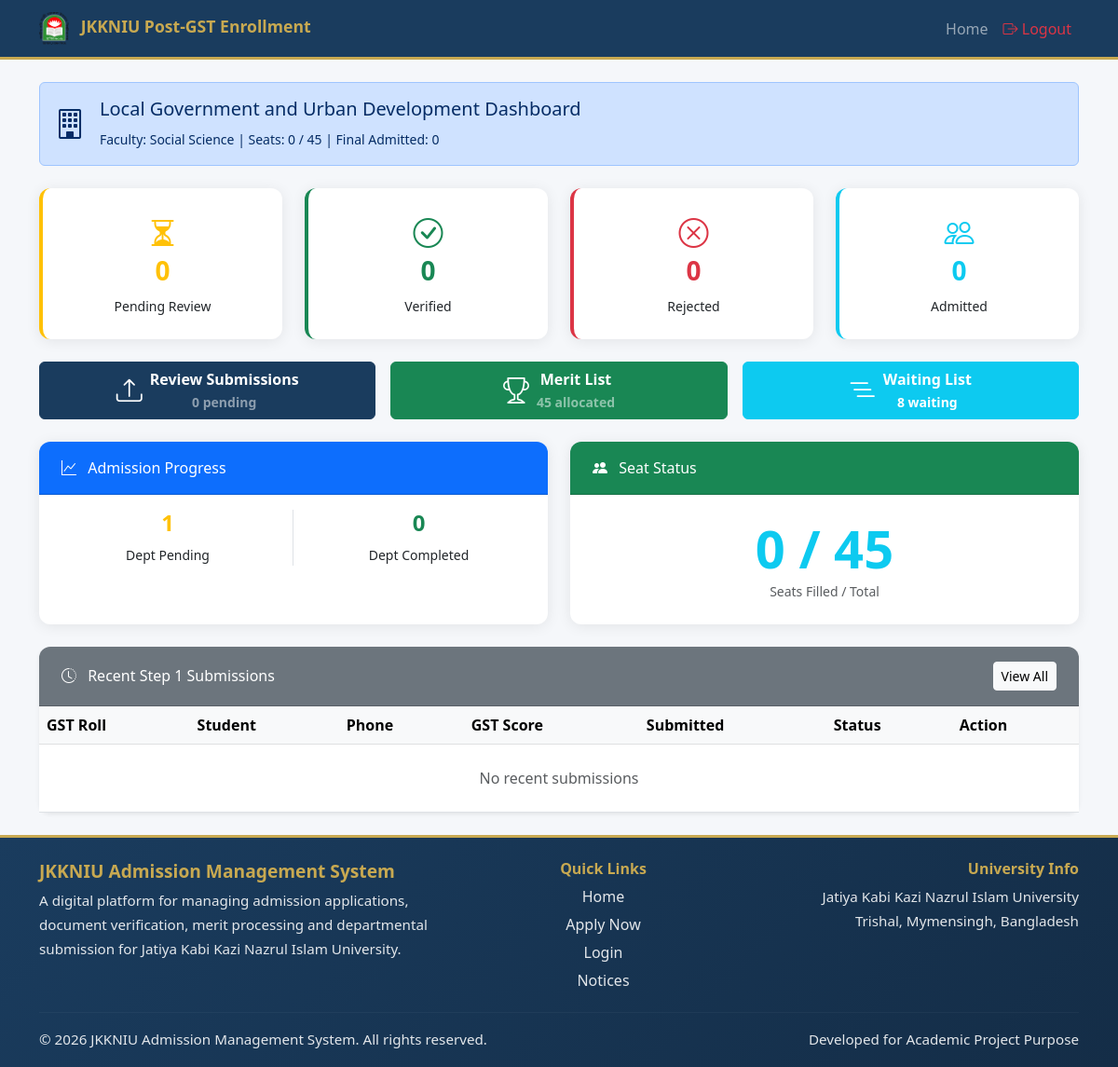
/dept_admin/dashboard.php (signed in), run on the app's committed database.
### tables this page shows
CREATE TABLE `departments` (
  `dept_id` int(11) NOT NULL,
  `dept_code` varchar(20) DEFAULT NULL,
  `faculty_id` int(11) NOT NULL,
  `dept_name` varchar(100) NOT NULL,
  `total_seats` int(11) DEFAULT 45,
  `created_at` timestamp NOT NULL DEFAULT current_timestamp()
);

### dept_admin/dashboard.php (the view, shortened to what this page needs)
<?php
require_once '../config/db.php';
$pdo->setAttribute(
    PDO::ATTR_ERRMODE,
    PDO::ERRMODE_EXCEPTION
);
$deptId = (int) ($_SESSION['dept_id'] ?? 0);
$stmt = $pdo->prepare($statsQuery);
$stmt->execute([$deptId]);
$stats = $stmt->fetch(
    PDO::FETCH_ASSOC
);
$deptName = (string) (
    $stats['dept_name']
    ?? $_SESSION['dept_name']
    ?? 'Your Department'
);
$recentQuery = "
    SELECT
        ds.dept_sub_id,
        ds.applicant_id,
        ds.dept_id,
        ds.submission_status,
        ds.submitted_at,
        COALESCE(
            NULLIF(TRIM(ga.full_name), ''),
            gic.full_name
        ) AS full_name,
        COALESCE(
            NULLIF(TRIM(ga.gst_roll), ''),
            gic.gst_roll
        ) AS gst_roll,
        COALESCE(
            ga.gst_score,
            gic.gst_score
        ) AS gst_score,
        COALESCE(
            NULLIF(TRIM(ga.phone), ''),
            gic.phone
        ) AS phone
    FROM dept_submissions ds
    INNER JOIN gst_applicants ga
        ON ga.applicant_id =
           ds.applicant_id
    LEFT JOIN gst_imported_candidates gic
        ON gic.applicant_id =
           ga.applicant_id
    WHERE ds.dept_id = ?
    ORDER BY
        ds.submitted_at DESC,
        ds.dept_sub_id DESC
    LIMIT 10
";
$stmtRecent = $pdo->prepare(
    $recentQuery
);
$stmtRecent->execute([
    $deptId
]);
$recent = $stmtRecent->fetchAll(
    PDO::FETCH_ASSOC
);
$progressQuery = "
    SELECT
        COUNT(
            DISTINCT CASE
                WHEN ap.dept_step = 'Pending'
                THEN ap.applicant_id
            END
        ) AS dept_pending,
        COUNT(
            DISTINCT CASE
                WHEN ap.dept_step = 'Done'
                THEN ap.applicant_id
            END
        ) AS dept_done
    FROM admission_progress ap
    INNER JOIN gst_imported_candidates gic
        ON gic.applicant_id =
           ap.applicant_id
    INNER JOIN merit_allocations ma
        ON ma.import_candidate_id =
           gic.import_candidate_id
       AND ma.dept_id = ?
       AND ma.allocation_status IN (
           'Allocated',
           'Admitted'
       )
       AND ma.allocation_id = (
           SELECT MAX(ma2.allocation_id)
           FROM merit_allocations ma2
           WHERE ma2.import_candidate_id =
                 gic.import_candidate_id
             AND ma2.allocation_status IN (
                 'Allocated',
                 'Admitted'
             )
       )
";
$stmtProgress = $pdo->prepare(
    $progressQuery
);
$stmtProgress->execute([
    $deptId
]);
$progress = $stmtProgress->fetch(
    PDO::FETCH_ASSOC
);
require_once '../includes/header.php';
require_once '../includes/navbar.php';
?>
<div class="container py-4">
    <div class="alert alert-primary d-flex align-items-center gap-3 mb-4">
        <i class="bi bi-building fs-2"></i>
        <div>
            <h5 class="mb-2">
                <?= htmlspecialchars(
                    $deptName,
                    ENT_QUOTES,
                    'UTF-8'
                ) ?>
                Dashboard
            </h5>
            <small>
                Faculty:
                <?= htmlspecialchars(
                    $stats['faculty_name'] ?? 'N/A',
                    ENT_QUOTES,
                    'UTF-8'
                ) ?>
                |
                Seats:
                <?= (int) $stats['final_admitted'] ?>
                /
                <?= (int) $stats['total_seats'] ?>
                |
                Final Admitted:
                <?= (int) $stats['final_admitted'] ?>
            </small>
        </div>
    </div>
    <div class="row g-4 mb-4">
        <div class="col-md-3">
            <div class="card border-start border-4 border-warning border-top-0 h-100">
                <div class="card-body text-center py-4">
                    <i class="bi bi-hourglass-split fs-2 text-warning mb-2"></i>
                    <div class="h3 fw-bold text-warning">
                        <?= (int) $stats['pending_submissions'] ?>
                    </div>
                    <small>Pending Review</small>
                </div>
            </div>
        </div>
        <div class="col-md-3">
            <div class="card border-start border-4 border-success border-top-0 h-100">
                <div class="card-body text-center py-4">
                    <i class="bi bi-check-circle fs-2 text-success mb-2"></i>
                    <div class="h3 fw-bold text-success">
                        <?= (int) $stats['verified_submissions'] ?>
                    </div>
                    <small>Verified</small>
                </div>
            </div>
        </div>
        <div class="col-md-3">
            <div class="card border-start border-4 border-danger border-top-0 h-100">
                <div class="card-body text-center py-4">
                    <i class="bi bi-x-circle fs-2 text-danger mb-2"></i>
                    <div class="h3 fw-bold text-danger">
                        <?= (int) $stats['rejected_submissions'] ?>
                    </div>
                    <small>Rejected</small>
                </div>
            </div>
        </div>
        <div class="col-md-3">
            <div class="card border-start border-4 border-info border-top-0 h-100">
                <div class="card-body text-center py-4">
                    <i class="bi bi-people fs-2 text-info mb-2"></i>
                    <div class="h3 fw-bold text-info">
                        <?= (int) $stats['final_admitted'] ?>
                    </div>
                    <small>Admitted</small>
                </div>
            </div>
        </div>
    </div>
    <div class="row g-3 mb-4">
        <div class="col-md-4">
            <a
                href="submissions.php?dept_id=<?= $deptId ?>"
                class="btn btn-primary w-100 h-100 d-flex align-items-center justify-content-center text-decoration-none"
            >
                <i class="bi bi-upload fs-3 me-2"></i>
                <span class="fw-bold text-center">
                    Review Submissions
                    <br>
                    <small class="text-white-50">
                        <?= (int) $stats['pending_submissions'] ?> pending
                    </small>
                </span>
            </a>
        </div>
        <div class="col-md-4">
            <a
                href="merit_list.php?dept_id=<?= $deptId ?>"
                class="btn btn-success w-100 h-100 d-flex align-items-center justify-content-center text-decoration-none"
            >
                <i class="bi bi-trophy fs-3 me-2"></i>
                <span class="fw-bold text-center">
                    Merit List
                    <br>
                    <small class="text-white-50">
                        <?= (int) $stats['allocated_count'] ?> allocated
                    </small>
                </span>
            </a>
        </div>
        <div class="col-md-4">
            <a
                href="waiting_list.php?dept_id=<?= $deptId ?>"
                class="btn btn-info w-100 h-100 d-flex align-items-center justify-content-center text-white text-decoration-none"
            >
                <i class="bi bi-list-nested fs-3 me-2"></i>
                <span class="fw-bold text-center">
                    Waiting List
                    <br>
                    <small>
                        <?= (int) $stats['waiting_count'] ?> waiting
                    </small>
                </span>
            </a>
        </div>
    </div>
    <div class="row g-4 mb-4">
        <div class="col-md-6">
            <div class="card h-100">
                <div class="card-header bg-primary text-white">
                    <i class="bi bi-graph-up me-2"></i>
                    Admission Progress
                </div>
                <div class="card-body">
                    <div class="row text-center">
                        <div class="col-6 border-end">
                            <div class="h4 fw-bold text-warning">
                                <?= (int) (
                                    $progress['dept_pending']
                                    ?? 0
                                ) ?>
                            </div>
                            <small>Dept Pending</small>
                        </div>
                        <div class="col-6">
                            <div class="h4 fw-bold text-success">
                                <?= (int) (
                                    $progress['dept_done']
                                    ?? 0
                                ) ?>
                            </div>
                            <small>Dept Completed</small>
                        </div>
                    </div>
                </div>
            </div>
        </div>
        <div class="col-md-6">
            <div class="card h-100">
                <div class="card-header bg-success text-white">
                    <i class="bi bi-people-fill me-2"></i>
                    Seat Status
                </div>
                <div class="card-body text-center py-4">
                    <div class="display-4 fw-bold text-info">
                        <?= (int) $stats['final_admitted'] ?>
                        /
                        <?= (int) $stats['total_seats'] ?>
                    </div>
                    <small class="text-muted">
                        Seats Filled / Total
                    </small>
                </div>
            </div>
        </div>
    </div>
    <div class="card shadow-sm">
        <div class="card-header bg-secondary text-white d-flex justify-content-between align-items-center">
            <span>
                <i class="bi bi-clock-history me-2"></i>
                Recent Step 1 Submissions
            </span>
            <a
                href="submissions.php?dept_id=<?= $deptId ?>"
                class="btn btn-sm btn-light"
            >
                View All
            </a>
        </div>
        <div class="table-responsive">
            <table class="table table-hover mb-0">
                <thead class="table-light">
                    <tr>
                        <th>GST Roll</th>
                        <th>Student</th>
                        <th>Phone</th>
                        <th>GST Score</th>
                        <th>Submitted</th>
                        <th>Status</th>
                        <th>Action</th>
                    </tr>
                </thead>
                <tbody>
                    <?php if (empty($recent)): ?>
                        <tr>
                            <td
                                colspan="7"
                                class="text-center py-4 text-muted"
                            >
                                No recent submissions
                            </td>
                        </tr>
                    <?php endif; ?>
                </tbody>
            </table>
        </div>
    </div>
</div>
<?php require_once '../includes/footer.php'; ?>

### assets/css/style.css (style rules this page uses)
:root { --jkkniu-primary: #1a3c5e; --jkkniu-secondary: #c8a951; --jkkniu-light: #f5f7fa; --jkkniu-dark: #4b3931; }
body { background-color: var(--jkkniu-light); font-family: 'Segoe UI', sans-serif; min-height: 100vh; display: flex; flex-direction: column; }
.btn-primary { background-color: var(--jkkniu-primary); border-color: var(--jkkniu-primary); }
.card { border: none; border-radius: 12px; box-shadow: 0 2px 15px rgba(0,0,0,0.08); }
.card-header { background-color: var(--jkkniu-primary); color: white; border-radius: 12px 12px 0 0 !important; padding: 1rem 1.5rem; }

### data on the page
departments: dept_name "Local Government and Urban Development", total_seats "45"

### other printed values
$stats['faculty_name'] "Social Science"
$stats['final_admitted'] "0"
$stats['pending_submissions'] "0"
$stats['verified_submissions'] "0"
$stats['rejected_submissions'] "0"
$stats['allocated_count'] "45"
$stats['waiting_count'] "8"
$progress['dept_pending'] "1"
$progress['dept_done'] "0"
